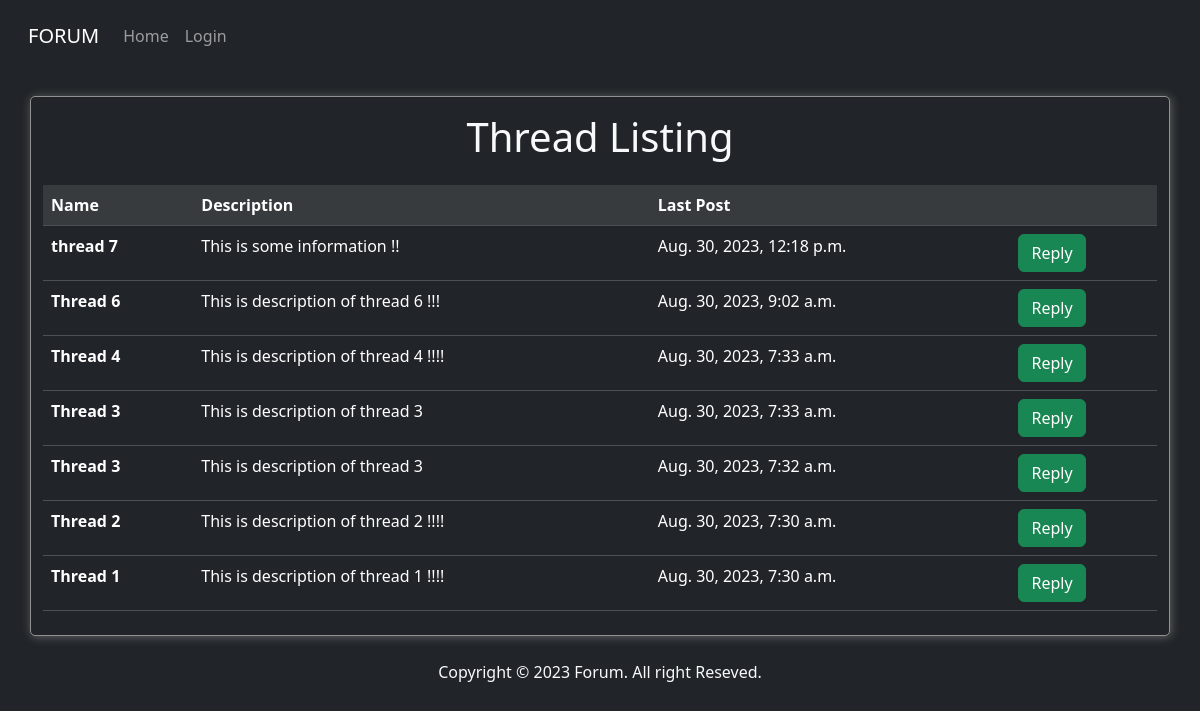
The page / on the database its author committed.
### forumapp/models.py (models this page shows, shortened)
class Thread(models.Model):
    title = models.CharField(max_length=40)
    description = models.CharField(max_length=100)
    date_created = models.DateTimeField(auto_now_add=True)

### forumapp/views.py (the view)
# urls.py: path('',views.index,name='index'),
def index(request):
    if request.method == 'POST':
        form = ThreadForm(request.POST)
        if form.is_valid():
            form.save()
    form = ThreadForm()
    threads = Thread.objects.order_by('-date_created')
    return render(request, 'forumapp/index.html',{'form':form, 'threads':threads})

### templates/forumapp/index.html (shortened to what this page needs)
{% extends 'forumapp/base.html' %}
{% block body %}
<div class="container my-container my-4 bg-dark">
    <center>
        <h1 class="my-3 text-light">Thread Listing</h1>
    </center>
    <table class="table table-dark table-hover my-4">
        <thead>
            <tr class="table-active">
                <th scope="col">Name</th>
                <th scope="col">Description</th>
                <th scope="col">Last Post</th>
                <th scope="col"></th>
            </tr>
        </thead>
        <tbody>
            {% for thread in threads %}
            <tr>
                <th scope="row"><a href="{% url 'thread' thread.id %}" style="text-decoration: none;color: white;">{{ thread.title }}</a></th>
                <td>{{ thread.description | truncatewords:8 }}</td>
                <td>{{ thread.date_created }}</td>
                <td><a href="{% url 'thread' thread.id %}" class="btn btn-success">Reply</a></td>
            </tr>
            {% endfor %}
        </tbody>
    </table>
</div>
<footer class="text-light mb-4">
    <center>Copyright &copy; 2023 Forum. All right Reseved.</center>
</footer>
{% endblock %}

### templates/forumapp/base.html (shortened to what this page needs)
{% load static %}
<!DOCTYPE html>
<html lang="en">
<head>
    <link rel="stylesheet" href="{% static 'forumapp/css/style.css' %}">
    <link href="https://cdn.jsdelivr.net/npm/bootstrap@5.3.1/dist/css/bootstrap.min.css" rel="stylesheet">
</head>
<body class="bg-dark">
    <nav class="navbar navbar-dark navbar-expand-lg bg-body-body text-light bg-dark py-3 px-3">
        <div class="container-fluid">
          <a class="navbar-brand" href="{% url 'index' %}">FORUM</a>
          <div class="collapse navbar-collapse" id="navbarNav">
            <ul class="navbar-nav">
              <li class="nav-item">
                <a class="nav-link " aria-current="page" href="{% url 'index' %}">Home</a>
              </li>
              {% if user.is_authenticated %}
              <li class="nav-item">
                <a class="nav-link " href="{% url 'profile' %}">Profile</a>
              </li>
              <li class="nav-item">
                <a class="nav-link " href="{% url 'logout' %}">Logout</a>
              </li>
              {% else %}
              <li class="nav-item">
                <a class="nav-link " href="{% url 'login' %}">Login</a>
              </li>
              {% endif %}
            </ul>
          </div>
        </div>
      </nav>
    {% block body %}
    {% endblock %}
</body>
</html>

### static/forumapp/css/style.css (style rules this page uses)
.my-container { border: 1px solid rgb(145, 145, 145); box-shadow: 1px 1px 10px 0px rgb(100, 100, 100); border-radius: 5px; }

### rows shown on the page
Thread: title "thread 7", description "This is some information !!", date_created "Aug. 30, 2023, 12:18 p.m."
Thread: title "Thread 6", description "This is description of thread 6 !!!", date_created "Aug. 30, 2023, 9:02 a.m."
Thread: title "Thread 4", description "This is description of thread 4 !!!!", date_created "Aug. 30, 2023, 7:33 a.m."
Thread: title "Thread 3", description "This is description of thread 3", date_created "Aug. 30, 2023, 7:33 a.m."
Thread: title "Thread 3", description "This is description of thread 3", date_created "Aug. 30, 2023, 7:32 a.m."
Thread: title "Thread 2", description "This is description of thread 2 !!!!", date_created "Aug. 30, 2023, 7:30 a.m."
Thread: title "Thread 1", description "This is description of thread 1 !!!!", date_created "Aug. 30, 2023, 7:30 a.m."
